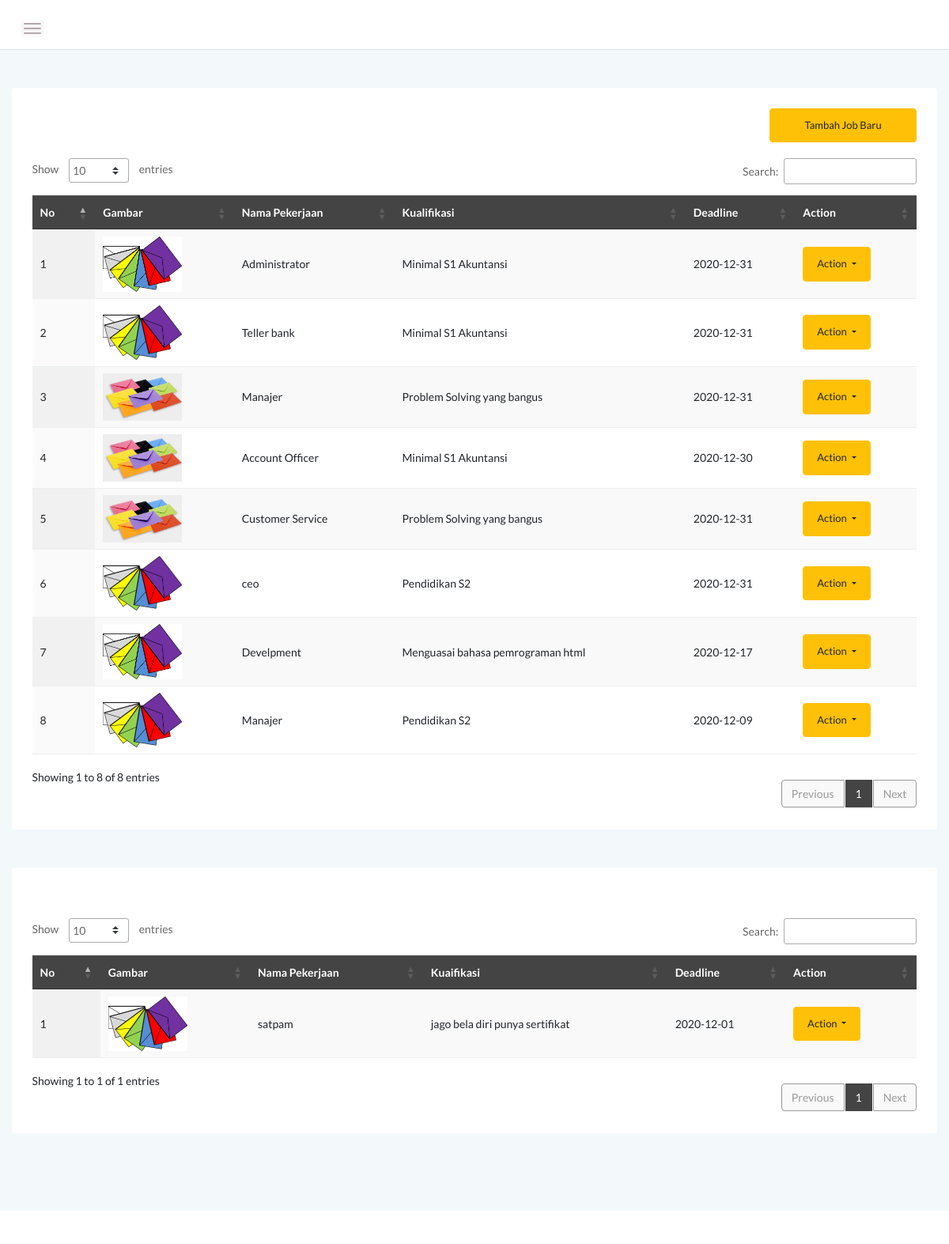
/admin/index.php (signed in), run on the app's committed database.
### tables this page shows
CREATE TABLE `applicant_job` (
  `id` int(11) NOT NULL,
  `jobname` varchar(50) NOT NULL,
  `requirement` text NOT NULL,
  `close_date` date NOT NULL,
  `img` varchar(50) NOT NULL,
  `status` varchar(10) NOT NULL DEFAULT 'Active'
);

### admin/index.php (the view, shortened to what this page needs)
<?php
	include '../dbconnect.php';
?>
<!doctype html>
<html class="no-js" lang="en">
<head>
    <link rel="stylesheet" href="assets/css/bootstrap.min.css">
    <link rel="stylesheet" href="assets/css/font-awesome.min.css">
    <link rel="stylesheet" href="assets/css/themify-icons.css">
    <link rel="stylesheet" href="assets/css/metisMenu.css">
    <link rel="stylesheet" href="assets/css/owl.carousel.min.css">
    <link rel="stylesheet" href="assets/css/slicknav.min.css">
    <link rel="stylesheet" href="https://www.amcharts.com/lib/3/plugins/export/export.css" type="text/css" media="all" />
	<link rel="stylesheet" type="text/css" href="https://cdn.datatables.net/1.10.19/css/jquery.dataTables.min.css">
    <link rel="stylesheet" type="text/css" href="https://cdn.datatables.net/1.10.19/css/jquery.dataTables.css">
    <link rel="stylesheet" type="text/css" href="https://cdn.datatables.net/1.10.18/css/dataTables.bootstrap4.min.css">
    <link rel="stylesheet" type="text/css" href="https://cdn.datatables.net/responsive/2.2.3/css/responsive.bootstrap.min.css">
    <link rel="stylesheet" type="text/css" href="https://cdn.datatables.net/responsive/2.2.3/css/responsive.jqueryui.min.css">
	<link rel="stylesheet" type="text/css" href="https://cdn.datatables.net/buttons/1.5.2/css/buttons.dataTables.min.css">
    <link rel="stylesheet" href="assets/css/typography.css">
    <link rel="stylesheet" href="assets/css/default-css.css">
    <link rel="stylesheet" href="assets/css/styles.css">
    <link rel="stylesheet" href="assets/css/responsive.css">
</head>
<body>
    <div class="page-container ">
        <div class="main-content">
            <div class="header-area">
                <div class="row align-items-center">
                    <div class="col-md-6 col-sm-8 clearfix">
                        <div class="nav-btn pull-left">
                            <span></span>
                            <span></span>
                            <span></span>
                        </div>
                    </div>
                </div>
            </div>
            <div class="main-content-inner">
                <div class="row mt-5 mb-5">
                    <div class="col-12">
                        <div class="card">
                            <div class="card-body">
                                <div class="d-sm-flex justify-content-between align-items-center">
									<h2>SUDAH LEWAT DEADLINE</h2>
									<button style="margin-bottom:20px" data-toggle="modal" data-target="#myModal" class="btn btn-warning col-md-2"><span class="glyphicon glyphicon-plus"></span>Tambah Job Baru</button>
                                </div>
                                    <div class="data-tables datatable-dark">
										 <table id="dataTable3" class="display" style="width:100%"><thead class="thead-dark">
											<tr>
												<th>No</th>
												<th>Gambar</th>
												<th>Nama Pekerjaan</th>
												<th>Kualifikasi</th>
												<th>Deadline</th>
												<th>Action</th>
											</tr></thead><tbody>
											<?php
											$job=mysqli_query($conn,"SELECT * from applicant_job where id > 1 and status='Active' order by id ASC");
											$no=1;
											while($p=mysqli_fetch_array($job)){
													$date2 = $p['close_date'];
													$namajob = $p['jobname'];
												?>
												<tr>
													<td><?php echo $no++ ?></td>
													<td><img src="<?php echo $p['img'] ?>" width="100" height="100" \></td>
													<td><?php echo $namajob ?></td>
													<td><?php echo $p['requirement'] ?></td>
													<td><?php echo $date2;?></td>
													<td>
													<form action="index.php" method="post" enctype="multipart/form-data" >
														<button type="button" class="btn btn-warning dropdown-toggle" data-toggle="dropdown">
														  Action
														</button>
													</form>
													</td>
												</tr>
												<?php
											}
											?>
										</tbody>
										</table>
                                    </div>
                                </div>
                            </div>
                        </div>
                    </div>
					<div class="row mt-5 mb-5">
                    <div class="col-12">
                        <div class="card">
                            <div class="card-body">
                                <div class="d-sm-flex justify-content-between align-items-center">
									<h2>Sudah Lewat Deadline</h2>
                                </div>
                                    <div class="data-tables datatable-dark">
										 <table id="dataTable2" class="display" style="width:100%"><thead class="thead-dark">
											<tr>
												<th>No</th>
												<th>Gambar</th>
												<th>Nama Pekerjaan</th>
												<th>Kuaifikasi</th>
												<th>Deadline</th>
												<th>Action</th>
											</tr></thead><tbody>
											<?php
											$job=mysqli_query($conn,"SELECT * from applicant_job where id > 1 and status='Inactive' order by id ASC");
											$no=1;
											while($p=mysqli_fetch_array($job)){
													$date2 = $p['close_date'];
													$gamber = $p['img'];
												?>
												<tr>
													<td><?php echo $no++ ?></td>
													<td><img src="<?php echo $gamber ?>" width="100" height="100" \></td>
													<td><?php echo $p['jobname'] ?></td>
													<td><?php echo $p['requirement'] ?></td>
													<td><?php echo $date2 ?></td>
													<td>
													<form action="index.php" method="post" enctype="multipart/form-data" >
														<button type="button" class="btn btn-warning dropdown-toggle" data-toggle="dropdown">
														  Action
														</button>
													</form>
													</td>
												</tr>
												<?php
											}
											?>
										</tbody>
										</table>
                                    </div>
                                </div>
                            </div>
                        </div>
                    </div>
                </div>
            </div>
        </div>
        <footer>
            <div class="footer-area">
        </footer>
</body>
</html>

### admin/assets/css/styles.css (style rules this page uses)
.page-container { width: 100%; height: 100%; min-height: 100vh; padding-left: 280px; -webkit-transition: padding-left 0.3s ease 0s; transition: padding-left 0.3s ease 0s; }
.card { border: none; border-radius: 4px; background-color: #fff; -webkit-transition: all 0.3s ease 0s; transition: all 0.3s ease 0s; }
.card-body { padding: 25.6px; padding: 1.6rem; }
.main-content { width: 100%; background: #F3F8FB; }
.main-content-inner { padding: 0 30px 50px; }
.header-area { padding: 15px 30px; background: #fff; border-bottom: 1px solid #d8e3e7; }
.nav-btn { margin-right: 30px; margin-top: 10px; cursor: pointer; }
.nav-btn span { display: block; width: 22px; height: 2px; background: #b3aaaa; margin: 4px 0; border-radius: 15px; -webkit-transition: all 0.3s ease 0s; transition: all 0.3s ease 0s; box-shadow: 0 0 0 4px rgba(99, 96, 96, 0.03); }
.footer-area { text-align: center; padding: 23px 0 19px; background: #fff; }
.btn { padding: 11px 17px; font-size: 13px; letter-spacing: 0; }
table tr th { border-bottom: none; }
table tr th, table tr td { border-top: 1px solid rgba(120, 130, 140, 0.13) !important; }
table.dataTable.no-footer { border-bottom: 1px solid rgba(120, 130, 140, 0.13) !important; }
table.dataTable thead th, table.dataTable thead td { border-bottom-color: transparent; }
.datatable-dark thead { background: #444; color: #fff; }

### admin/assets/css/responsive.css (style rules this page uses)
@media (min-width: 1200px) and (max-width: 1364px) { .main-content-inner { padding: 0 15px 50px; } }
@media (min-width: 1200px) and (max-width: 1364px) { .page-container, .sbar_collapsed.page-container { padding-left: 0; } }

### admin/index.php (style rules this page uses)
h2 { text-align: center; color: white; font-family:fantasy; }

### data on the page
applicant_job: img (picture), jobname "Administrator", requirement "Minimal S1 Akuntansi", close_date "2020-12-31"
applicant_job: img (picture), jobname "Teller bank", requirement "Minimal S1 Akuntansi", close_date "2020-12-31"
applicant_job: img (picture), jobname "Manajer", requirement "Problem Solving yang bangus", close_date "2020-12-31"
applicant_job: img (picture), jobname "Account Officer", requirement "Minimal S1 Akuntansi", close_date "2020-12-30"
applicant_job: img (picture), jobname "Customer Service", requirement "Problem Solving yang bangus", close_date "2020-12-31"
applicant_job: img (picture), jobname "ceo", requirement "Pendidikan S2", close_date "2020-12-31"
applicant_job: img (picture), jobname "Develpment", requirement "Menguasai bahasa pemrograman html", close_date "2020-12-17"
applicant_job: img (picture), jobname "Manajer", requirement "Pendidikan S2", close_date "2020-12-09"
applicant_job: img (picture), jobname "satpam", requirement "jago bela diri punya sertifikat", close_date "2020-12-01"
